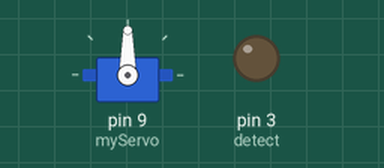
Bench run of a sketch on a simulated Arduino Uno, built with avr-gcc and run on an emulated ATmega328P. Shown: servo, output pins drawn as LEDs (lit = HIGH).

Above: at 0.1 s.
At 1.1 s:
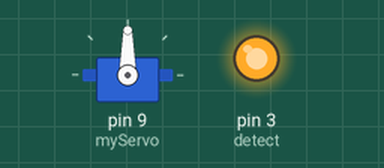
Timing chart, 0 to 2.6 s (numbered marks = the images above):
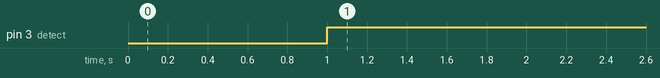

Measured:
- by itself, pin 3 (detect): LOW → HIGH at 1.0 s

The sketch:

trashcan.ino
```cpp
#include "SR04.h"
#include <Servo.h>

Servo myServo;

int servoDelay = 1;
int servomax = 90;
int servomin = 0;

int trig_pin = 7;
int echo_pin = 6;
int detect = 3;

SR04 sensor = SR04(echo_pin,trig_pin);

long distance;

void setup() {
  // put your setup code here, to run once:
  myServo.attach(9);
  Serial.begin(9600);
  delay(1000);

  pinMode (detect, OUTPUT);
}

void loop() {
  digitalWrite(detect, HIGH);
  if (distance <= 7) {
    myServo.write(servomax);
  }
  else{
    myServo.write(servomin);
  }
}
```
